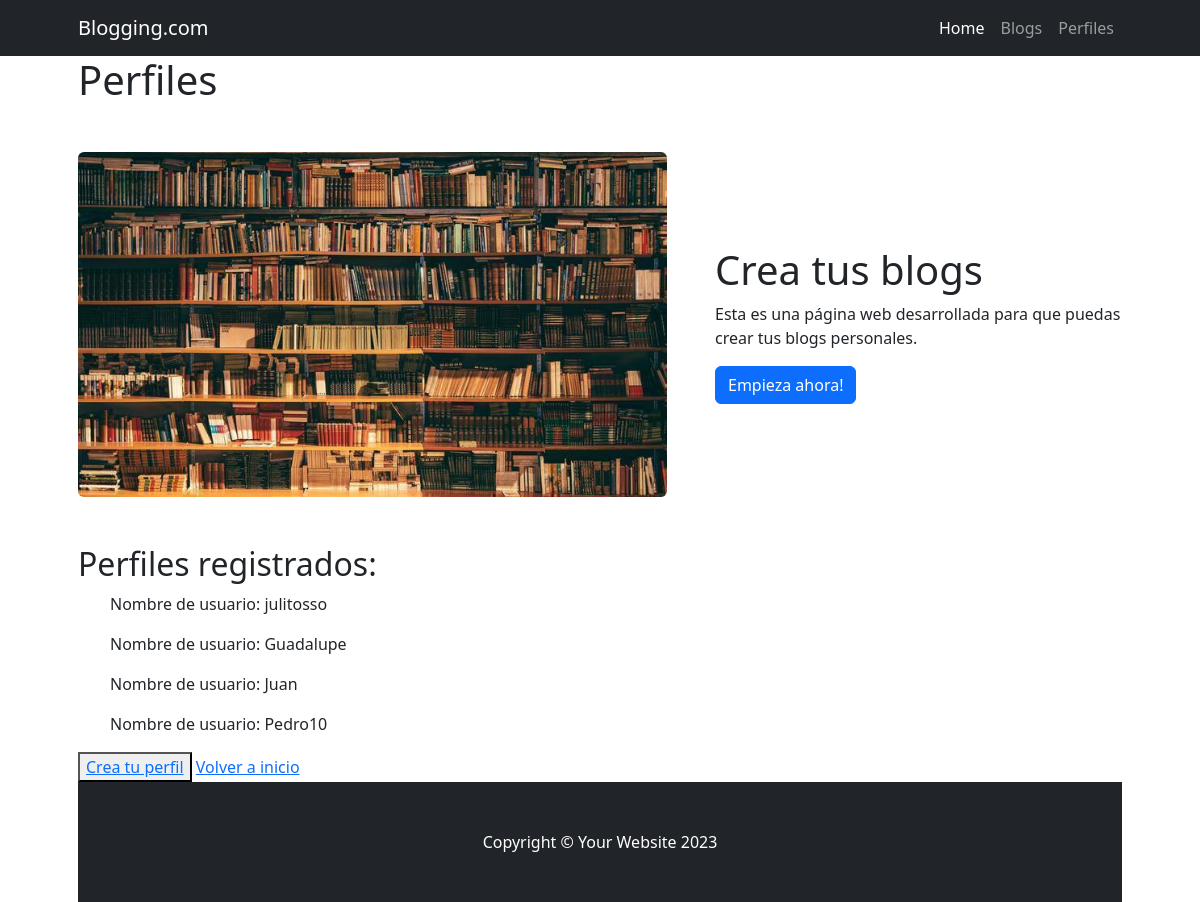
The page /cliente/ on the database as committed earlier.
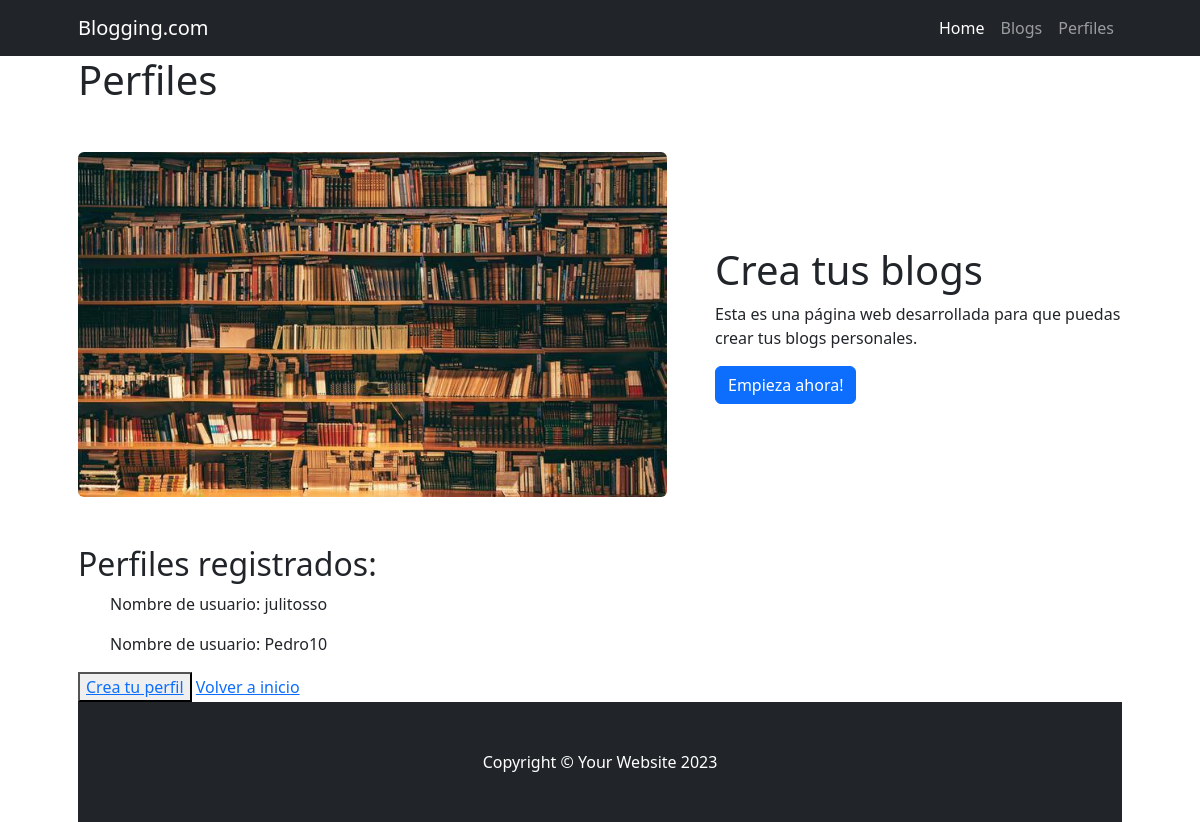
The same page on the database as committed later.
### cliente/models.py (models this page shows, shortened)
class Perfil(models.Model):
    nombre = models.CharField(max_length=100)
    apellido = models.CharField(max_length=100)
    mail = models.CharField(max_length=100)
    nacimiento = models.DateField(null=True)
    usuario = models.ForeignKey(Usuario, on_delete=models.SET_NULL, null=True, blank=True)

class Usuario(models.Model):
    usuario = models.CharField(max_length=100)
    def __str__(self) -> str:
        return f"{self.usuario}"

### cliente/views.py (the view)
# urls.py: path("", views.index, name="index"),
def index(request):
    perfiles = models.Perfil.objects.all()
    return render(request, "cliente/perfil.html", {"perfiles":perfiles})

### cliente/templates/cliente/perfil.html
{% extends 'home/base.html' %}
{% block title %}
    <h1>Perfiles</h1>
{% endblock title %}
{% block content %}
    <h2>Perfiles registrados:</h2>
    <ul>
        {% for perfil in perfiles %}
            <p>Nombre de usuario: {{perfil.usuario}}</p>
        {% endfor %}
    </ul>
    <button><a href="{% url 'cliente:crear_perfil' %}">Crea tu perfil</a></button>
    <a href="{% url 'home:index' %}">Volver a inicio</a>
{% endblock content %}

### home/templates/home/base.html (shortened to what this page needs)
{% load static %}
<!DOCTYPE html>
<html lang="es">
    <head>
        <link href="{% static 'home/css/styles.css' %}" rel="stylesheet" />
    </head>
    <body>
        <nav>
            {% include 'home/navbar.html' %}
        </nav>
        <div class="container px-4 px-lg-5">
            {% block title %}
            {% endblock title %}
            <div class="row gx-4 gx-lg-5 align-items-center my-5">
                <div class="col-lg-7"><img class="img-fluid rounded mb-4 mb-lg-0" src="{% static 'home/imagenes/libros.jpg' %}" alt="..." /></div>
                <div class="col-lg-5">
                    <h1 class="font-weight-light">Crea tus blogs</h1>
                    <p>Esta es una página web desarrollada para que puedas crear tus blogs personales.</p>
                    <a class="btn btn-primary" href="{% url 'cliente:crear_blog' %}">Empieza ahora!</a>
                </div>
            </div>
            {% block content %}
            {% endblock content %}
            {% include 'home/footer.html' %}
    </body>
</html>

### home/templates/home/navbar.html (shortened to what this page needs)
        <nav class="navbar navbar-expand-lg navbar-dark bg-dark">
            <div class="container px-5">
                <a class="navbar-brand" href="{% url 'home:index' %}">
                    Blogging.com</a>
                <div class="collapse navbar-collapse" id="navbarSupportedContent">
                    <ul class="navbar-nav ms-auto mb-2 mb-lg-0">
                        <li class="nav-item"><a class="nav-link active" aria-current="page" href="{% url 'home:index' %}">Home</a></li>
                        <li class="nav-item"><a class="nav-link" href="{% url 'cliente:mostrar_blogs' %}">Blogs</a></li>
                        <li class="nav-item"><a class="nav-link" href="{% url 'cliente:index' %}">Perfiles</a></li>
                    </ul>
                </div>
            </div>
        </nav>

### home/templates/home/footer.html
                <footer class="py-5 bg-dark">
                    <div class="container px-4 px-lg-5"><p class="m-0 text-center text-white">Copyright &copy; Your Website 2023</p></div>
                </footer>

Rows that differ between the two databases and show on the page:
removed Perfil: usuario "Guadalupe"
removed Perfil: usuario "Juan"
